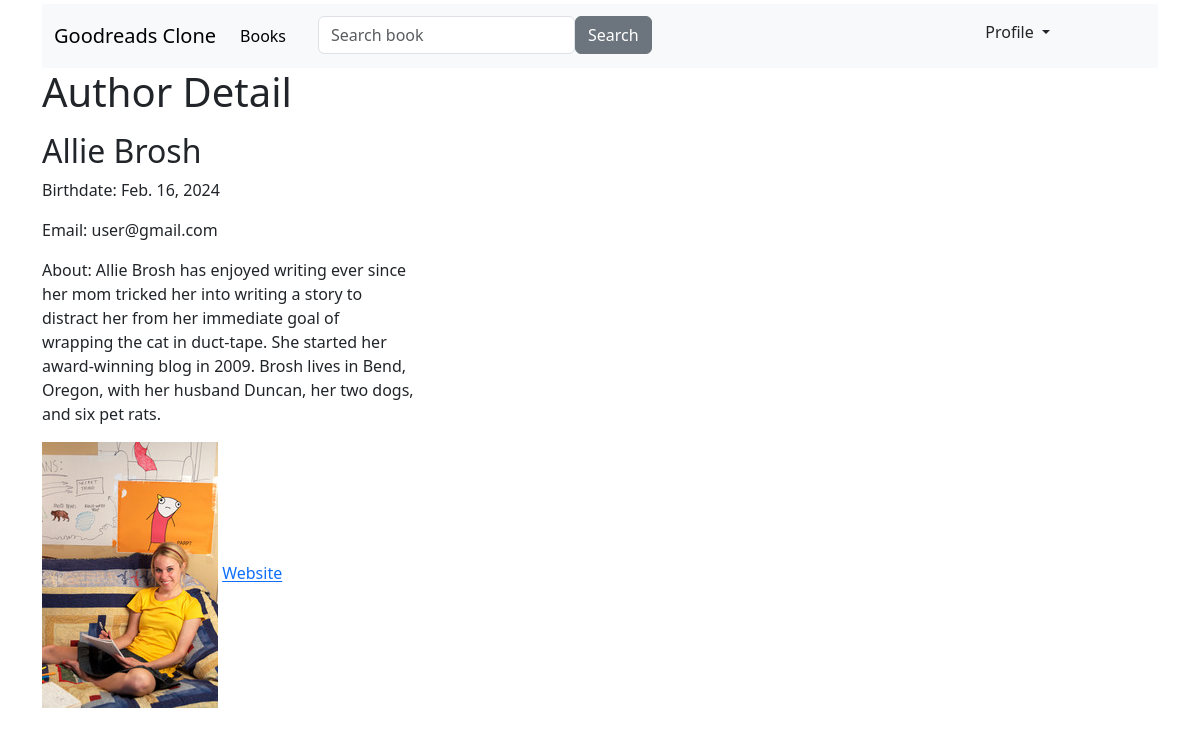
/books/author/1/, run on the app's committed database.
### apps/books/models.py (models this page shows)
class BookAuthor(AbstractModel):
    first_name = CharField(max_length=56)
    last_name = CharField(max_length=56)
    birthdate = DateField()
    website = URLField()
    avatar = ImageField(upload_to="authors/avatar/%Y/%m/%d")
    about = TextField()
    email = EmailField(unique=True)

### apps/books/views.py (the view)
# urls.py: path('author/<int:pk>/', AuthorDetailView.as_view(), name="author-detail"),
class AuthorDetailView(View):
    def get(self, request, pk):
        author = get_object_or_404(BookAuthor, id=pk)
        return render(request, "books/author-detail.html", {"author": author})

### templates/books/author-detail.html (shortened to what this page needs)
{% extends "base.html" %}
{% load crispy_forms_tags %}
{% block content %}
    <h1>Author Detail</h1>
    <div class="col-4 mt-3">
        <div>
            <h2>{{ author.first_name }} {{ author.last_name }}</h2>
            <p>Birthdate: {{ author.birthdate }}</p>
            <p>Email: {{ author.email }}</p>
            <p>About: {{ author.about }}</p>
            <img src="{{ author.avatar.url }}" alt="Author's avatar">
            <a href="{{ author.website }}">Website</a>
        </div>
    </div>
{% endblock %}

### data on the page
BookAuthor: first_name "Allie", last_name "Brosh", birthdate "Feb. 16, 2024", email "user@gmail.com", about "Allie Brosh has enjoyed writing ever since her mom tricked her into writing a story to distract her from her immediate goal of wrapping the cat in duct-tape. She started her award-winning blog in 2009. Brosh lives in Bend, Oregon, with her husband Duncan, her two dogs, and six pet rats.", avatar (picture)
